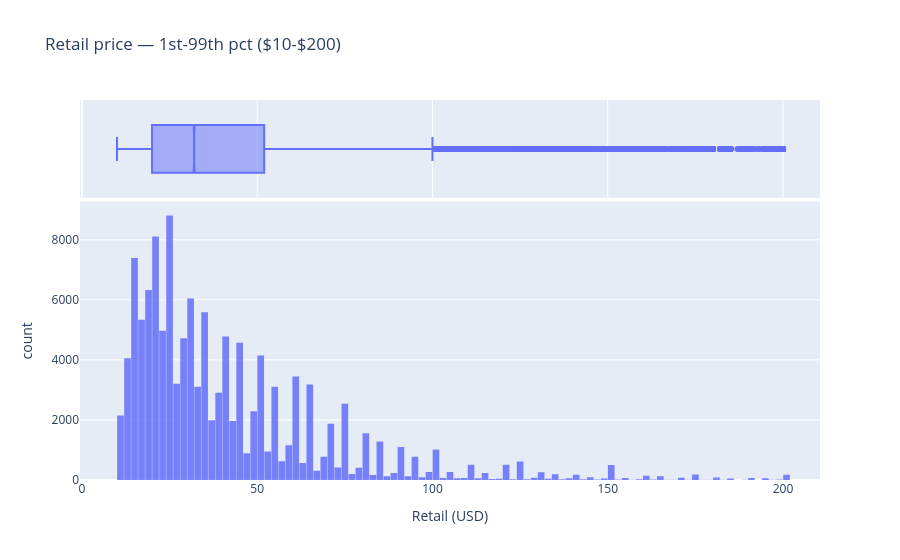

Write notebook code for a chart like this one.
### Code cell
low, high = retail.quantile([0.01, 0.99])
fig = px.histogram(
    retail[(retail >= low) & (retail <= high)],
    nbins=100,
    title=f"Retail price — 1st-99th pct (${low:.0f}-${high:.0f})",
    labels={"value": "Retail (USD)"},
    marginal="box",
    opacity=0.85,
)
fig.update_layout(bargap=0.05, showlegend=False)
fig.show()

### Figure 1 — Plotly figure (JSON) as saved in the notebook; plotly's stock layout.template omitted (floating-point values rounded to 4 significant figures; data arrays with more than 128 entries replaced by an {"elided": "..."} marker saying what was removed)
{"data": [{"bingroup": "x", "hovertemplate": "variable=retail<br>Retail (USD)=%{x}<br>count=%{y}<extra></extra>", "legendgroup": "retail", "marker": {"color": "#636efa", "opacity": 0.85, "pattern": {"shape": ""}}, "name": "retail", "nbinsx": 100, "orientation": "v", "showlegend": true, "type": "histogram", "x": {"elided": "124800 float values"}, "xaxis": "x", "yaxis": "y"}, {"hovertemplate": "variable=retail<br>Retail (USD)=%{x}<extra></extra>", "legendgroup": "retail", "marker": {"color": "#636efa"}, "name": "retail", "notched": true, "showlegend": false, "type": "box", "x": {"elided": "124800 float values"}, "xaxis": "x2", "yaxis": "y2"}], "layout": {"bargap": 0.05, "barmode": "relative", "legend": {"title": {"text": "variable"}, "tracegroupgap": 0}, "showlegend": false, "title": {"text": "Retail price — 1st-99th pct ($10-$200)"}, "xaxis": {"anchor": "y", "domain": [0, 1], "title": {"text": "Retail (USD)"}}, "xaxis2": {"anchor": "y2", "domain": [0, 1], "matches": "x", "showgrid": true, "showticklabels": false}, "yaxis": {"anchor": "x", "domain": [0, 0.7326], "title": {"text": "count"}}, "yaxis2": {"anchor": "x2", "domain": [0.7426, 1], "matches": "y2", "showgrid": false, "showline": false, "showticklabels": false, "ticks": ""}}}
